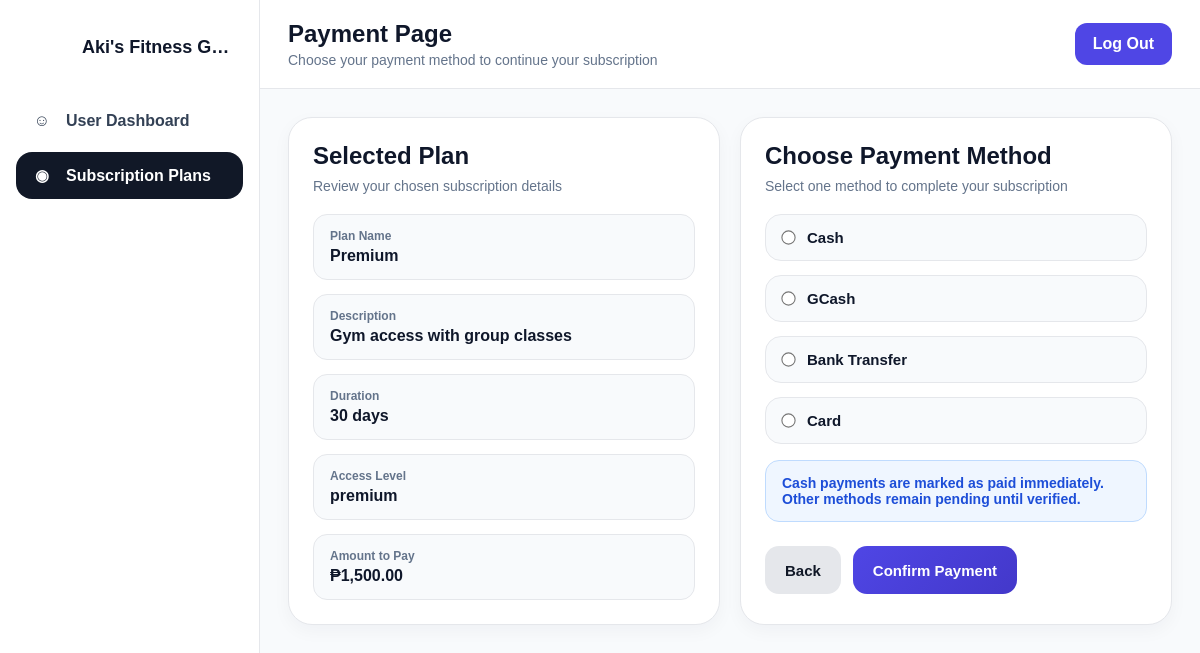
Page /pages/user_payment.php?subscription_id=2 (signed in) on the committed database.
### tables this page shows
CREATE TABLE `tbl_subscription` (
  `subscription_id` int(11) NOT NULL,
  `plan_name` varchar(100) NOT NULL,
  `description` text DEFAULT NULL,
  `price` decimal(10,2) NOT NULL,
  `duration_days` int(11) NOT NULL,
  `access_level` enum('regular','premium','vip') DEFAULT 'regular',
  `status` enum('active','inactive') DEFAULT 'active',
  `created_at` timestamp NOT NULL DEFAULT current_timestamp(),
  `updated_at` timestamp NOT NULL DEFAULT current_timestamp() ON UPDATE current_timestamp()
);

### pages/user_payment.php (the view, shortened to what this page needs)
<?php
require_once("../includes/db.php");
mysqli_query($conn, "
    UPDATE tbl_member_subscriptions
    SET status = 'pending'
    WHERE start_date > CURDATE()
    AND status != 'cancelled'
");
mysqli_query($conn, "
    UPDATE tbl_member_subscriptions
    SET status = 'active'
    WHERE start_date <= CURDATE()
    AND end_date >= CURDATE()
    AND status != 'cancelled'
");
mysqli_query($conn, "
    UPDATE tbl_member_subscriptions
    SET status = 'expired'
    WHERE end_date < CURDATE()
    AND status != 'cancelled'
");
$subscription_id = isset($_GET['subscription_id'])
    ? (int) $_GET['subscription_id']
    : (int) $_POST['subscription_id'];
$plan_query = mysqli_query($conn, "
    SELECT *
    FROM tbl_subscription
    WHERE subscription_id = '$subscription_id'
    AND status = 'active'
    LIMIT 1
");
$plan = mysqli_fetch_assoc($plan_query);
?>
<!DOCTYPE html>
<html lang="en">
<head>
<link rel="stylesheet" href="/akisgym/assets/css/style.css">
</head>
<body class="saas-body">
<div class="saas-layout">
    <aside class="saas-sidebar">
        <div class="saas-brand">
            <div class="saas-brand-logo"></div>
            <div class="saas-brand-text">Aki's Fitness Gym</div>
        </div>
        <nav class="saas-menu">
            <a href="user_dashboard.php" class="saas-link">
                <span class="saas-link-icon">☺</span>
                <span>User Dashboard</span>
            </a>
            <a href="user_subscriptions.php" class="saas-link active">
                <span class="saas-link-icon">◉</span>
                <span>Subscription Plans</span>
            </a>
        </nav>
    </aside>
    <div class="saas-main">
        <header class="saas-topbar">
            <div class="saas-topbar-left">
                <div>
                    <h2>Payment Page</h2>
                    <p>Choose your payment method to continue your subscription</p>
                </div>
            </div>
            <div class="saas-topbar-right">
                <a href="../auth/logout.php" class="saas-logout-btn">Log Out</a>
            </div>
        </header>
        <main class="saas-content">
            <div class="payment-wrapper">
                <div class="payment-grid">
                    <div class="summary-card">
                        <div class="card-title">Selected Plan</div>
                        <div class="card-subtitle">Review your chosen subscription details</div>
                        <div class="summary-box">
                            <div class="summary-item">
                                <label>Plan Name</label>
                                <span><?php echo htmlspecialchars($plan['plan_name']); ?></span>
                            </div>
                            <div class="summary-item">
                                <label>Description</label>
                                <span><?php echo htmlspecialchars($plan['description']); ?></span>
                            </div>
                            <div class="summary-item">
                                <label>Duration</label>
                                <span><?php echo htmlspecialchars($plan['duration_days']); ?> days</span>
                            </div>
                            <div class="summary-item">
                                <label>Access Level</label>
                                <span><?php echo htmlspecialchars($plan['access_level']); ?></span>
                            </div>
                            <div class="summary-item">
                                <label>Amount to Pay</label>
                                <span>₱<?php echo number_format($plan['price'], 2); ?></span>
                            </div>
                        </div>
                    </div>
                    <div class="payment-card">
                        <div class="card-title">Choose Payment Method</div>
                        <div class="card-subtitle">Select one method to complete your subscription</div>
                        <form method="POST">
                            <div class="payment-methods">
                                <div class="method-option">
                                    <input type="radio" id="cash" name="payment_method" value="cash" <?php echo (isset($_POST['payment_method']) && $_POST['payment_method'] === 'cash') ? 'checked' : ''; ?>>
                                    <label for="cash">Cash</label>
                                </div>
                                <div class="method-option">
                                    <input type="radio" id="gcash" name="payment_method" value="gcash" <?php echo (isset($_POST['payment_method']) && $_POST['payment_method'] === 'gcash') ? 'checked' : ''; ?>>
                                    <label for="gcash">GCash</label>
                                </div>
                                <div class="method-option">
                                    <input type="radio" id="bank_transfer" name="payment_method" value="bank_transfer" <?php echo (isset($_POST['payment_method']) && $_POST['payment_method'] === 'bank_transfer') ? 'checked' : ''; ?>>
                                    <label for="bank_transfer">Bank Transfer</label>
                                </div>
                                <div class="method-option">
                                    <input type="radio" id="card" name="payment_method" value="card" <?php echo (isset($_POST['payment_method']) && $_POST['payment_method'] === 'card') ? 'checked' : ''; ?>>
                                    <label for="card">Card</label>
                                </div>
                            </div>
                            <div class="info-note">
                                Cash payments are marked as paid immediately. Other methods remain pending until verified.
                            </div>
                            <div class="payment-actions">
                                <a href="user_subscriptions.php" class="back-btn">Back</a>
                                <button type="submit" name="confirm_payment" class="pay-btn">Confirm Payment</button>
                            </div>
                        </form>
                    </div>
                </div>
            </div>
        </main>
    </div>
</div>
</body>
</html>

### assets/css/style.css (style rules this page uses)
* { margin:0; padding:0; box-sizing:border-box; }
html, body { width:100%; height:100%; font-family:Arial, Helvetica, sans-serif; }
body.saas-body { margin:0; background:#f8fafc; font-family:Arial, Helvetica, sans-serif; color:#0f172a; }
.saas-layout { display:flex; min-height:100vh; width:100%; }
.saas-main { flex:1; min-width:0; display:flex; flex-direction:column; }
.saas-sidebar { width:260px; min-width:260px; background:#ffffff; border-right:1px solid #e5e7eb; padding:24px 16px; transition:0.3s ease; overflow:hidden; flex-shrink:0; display:flex; flex-direction:column; }
.saas-brand { display:flex; align-items:center; gap:12px; margin-bottom:28px; padding:0 8px; }
.saas-brand-logo { width:46px; height:46px; border-radius:50%; overflow:hidden; flex-shrink:0; display:flex; align-items:center; justify-content:center; background:#ffffff; }
.saas-brand-text { font-weight:700; font-size:18px; white-space:nowrap; overflow:hidden; text-overflow:ellipsis; }
.saas-menu { display:flex; flex-direction:column; gap:8px; }
.saas-link { display:flex; align-items:center; gap:12px; text-decoration:none; color:#334155; padding:14px 14px; border-radius:16px; font-weight:600; transition:0.2s ease; }
.saas-link.active { background:#111827; color:#fff; }
.saas-link-icon { width:24px; text-align:center; flex-shrink:0; }
.saas-topbar { display:flex; justify-content:space-between; align-items:center; padding:20px 28px; background:#ffffff; border-bottom:1px solid #e5e7eb; }
.saas-topbar-left { display:flex; align-items:center; gap:14px; }
.saas-topbar-left h2 { margin:0; font-size:24px; }
.saas-topbar-left p { margin:4px 0 0; color:#64748b; font-size:14px; }
.saas-topbar-right { display:flex; align-items:center; gap:16px; }
.saas-logout-btn { text-decoration:none; background:#4f46e5; color:#fff; padding:12px 18px; border-radius:12px; font-weight:700; }
.saas-content { padding:28px; }

### pages/user_payment.php (style rules this page uses)
.payment-wrapper { max-width:900px; margin:0 auto; }
.payment-grid { display:grid; grid-template-columns:1fr 1fr; gap:20px; }
.payment-card, .summary-card { background:#ffffff; border:1px solid #e5e7eb; border-radius:24px; padding:24px; box-shadow:0 6px 18px rgba(15, 23, 42, 0.04); }
.card-title { font-size:24px; font-weight:800; color:#0f172a; margin-bottom:8px; }
.card-subtitle { color:#64748b; font-size:14px; margin-bottom:20px; }
.summary-box { display:grid; gap:14px; }
.summary-item { padding:14px 16px; border:1px solid #e5e7eb; border-radius:14px; background:#f8fafc; }
.summary-item label { display:block; font-size:12px; color:#64748b; margin-bottom:4px; font-weight:600; }
.summary-item span { font-size:16px; font-weight:800; color:#0f172a; }
.payment-methods { display:grid; gap:14px; margin-top:14px; }
.method-option { border:1px solid #e5e7eb; border-radius:16px; padding:14px 16px; background:#f8fafc; display:flex; align-items:center; gap:12px; }
.method-option input { transform:scale(1.1); }
.method-option label { font-size:15px; font-weight:700; color:#0f172a; cursor:pointer; width:100%; }
.info-note { margin-top:16px; padding:14px 16px; border-radius:14px; background:#eff6ff; border:1px solid #bfdbfe; color:#1d4ed8; font-size:14px; font-weight:600; }
.payment-actions { display:flex; gap:12px; margin-top:24px; flex-wrap:wrap; }
.pay-btn, .back-btn { text-decoration:none; border:none; border-radius:14px; height:48px; padding:0 20px; font-size:15px; font-weight:700; cursor:pointer; display:inline-flex; align-items:center; justify-content:center; }
.pay-btn { background:linear-gradient(135deg, #4f46e5, #4338ca); color:#fff; }
.back-btn { background:#e5e7eb; color:#111827; }

### rows in the picture
tbl_subscription: plan_name "Premium", description "Gym access with group classes", duration_days "30", access_level "premium", price "1,500.00"
